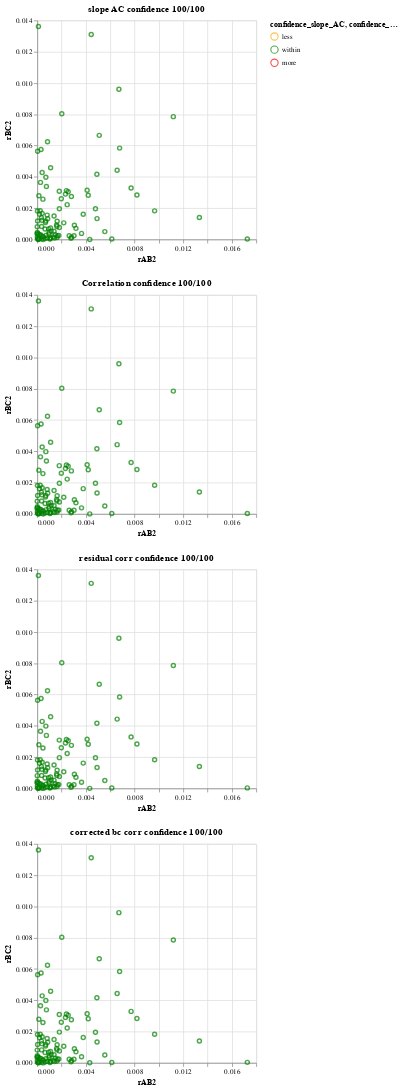

The notebook cell saved with this chart:
### Code cell
add_confidence_stats(d, ABC_all)
confidence_graphs(d)
